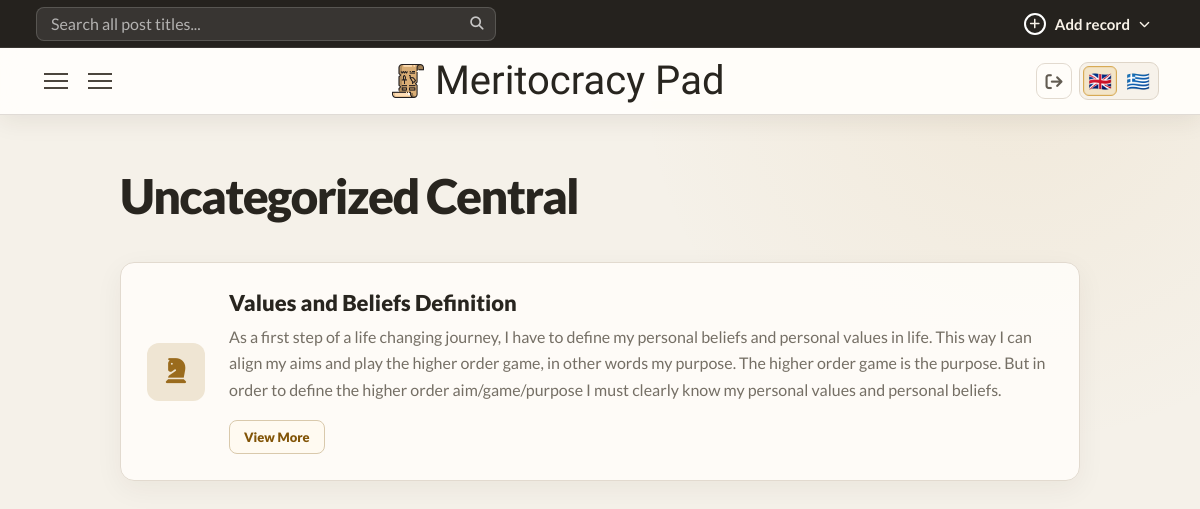
The page /cnicou/centralpoints/category/uncategorized (signed in) on the database its author committed.
### core/models.py (models this page shows, shortened)
class BaseCategory(UserOwnedModel):
    name = models.CharField(max_length=255)
    slug = models.SlugField(blank=True)
    class Meta:
        abstract = True
        constraints = [
            models.UniqueConstraint(
                fields=("user", "slug"),
                name="unique_%(class)s_user_slug",
            )
        ]

class CentralPointCategory(BaseCategory):
    pass

class UserOwnedModel(models.Model):
    user = models.ForeignKey(
        settings.AUTH_USER_MODEL,
        on_delete=models.CASCADE,
        related_name="%(class)s_records",
        null=True,
        blank=True,
    )
    class Meta:
        abstract = True
        constraints = [
            models.UniqueConstraint(
                fields=("user", "slug"),
                name="unique_%(class)s_user_slug",
            )
        ]

class CentralPoint(UserOwnedModel):
    title = models.CharField(max_length=255)
    slug = models.SlugField(blank=True)
    created_at = models.DateTimeField(auto_now_add=True)
    content = CKEditor5Field('Content', config_name='extends')  # or 'default'
    category = models.ForeignKey(
        CentralPointCategory,
        on_delete=models.CASCADE,
        related_name="centralpoints_by_category",
        null=True
    )
    subcategory = models.ForeignKey(
        CentralPointSubcategory,
        on_delete=models.CASCADE,
        related_name="centralpoints_by_subcategory",
        blank=True,
        null=True
    )
    tags = models.ManyToManyField(
        CentralPointTag,
        related_name="centralpoints_by_tag",
        blank=True
    )

### core/views.py (the view)
# urls.py: path("centralpoints/category/<slug:slug>",views.centralpoint_category,name="centralpoint_category"),
@workspace_login_required
def centralpoint_category(request,slug):
    article_categories = taxonomy_for_user(CentralPointCategory, request.user)
    article_category = get_object_or_404(CentralPointCategory, slug=slug, user=request.user)
    article_tags = taxonomy_for_user(CentralPointTag, request.user)
    articles = records_for_user(CentralPoint, request.user).filter(category=article_category).order_by("-created_at")
    paginator = Paginator(articles, 6) # Show 9 per page.
    page_number = request.GET.get('page')
    page_obj = paginator.get_page(page_number)
    for category in article_categories:
        category.sub_categories = category.subcategories.filter(user=request.user)
    return render(request,"core/categories/centralpoint-category.html",{
        "page_obj":page_obj,
        "article_category":article_category,
        "article_categories":article_categories,
        "article_tags":article_tags,
    })

### core/context_processors.py (called while the page is built)
def workspace_record_type(request):
    match = getattr(request, "resolver_match", None)
    if match is None:
        return {}
    record_type = match.kwargs.get("record_type")
    if not record_type:
        url_name = match.url_name or ""
        record_type = "article" if url_name == "index" else url_name.split("_", 1)[0]
    if record_type not in WORKSPACE_RECORD_TYPES:
        return {}
    return {"workspace_record_type": record_type}

### core/taxonomy.py (called while the page is built)
def default_category_first(queryset):
    return queryset.annotate(
        _default_category_order=Case(
            When(slug=DEFAULT_CATEGORY_SLUG, then=Value(0)),
            default=Value(1),
            output_field=IntegerField(),
        )
    ).order_by("_default_category_order", "name")

def is_category_model(model):
    return issubclass(model, BaseCategory)

### core/views.py (called while the page is built)
def records_for_user(model, user):
    return model.objects.filter(user=user)

def taxonomy_for_user(model, user):
    queryset = model.objects.filter(user=user)
    if is_category_model(model):
        return default_category_first(queryset)
    return queryset.order_by("name")

def workspace_login_required(view):
    @wraps(view)
    def workspace_view(request, *args, username=None, **kwargs):
        if username != request.user.username:
            raise Http404
        return view(request, *args, **kwargs)
    return login_required(workspace_view)

### core/templates/core/categories/centralpoint-category.html (shortened to what this page needs)
{% extends 'core/base.html' %}
{% block main %}
<div class="grid">
    <div class="grid-right">
        <div class="grid-right-wraper">
            <h1 class="post-type-title">{{article_category.name}} Central</h1>
            {% for article in page_obj %}
                <article class="preview">
                    <div class="icon">
                        <i class="fa-solid fa-chess-knight"></i>
                    </div>
                    <div class="content">
                        <h2>{{article.title}}</h2>
                        <p>{{article.content | safe | striptags | truncatewords:70 }}</p>
                        <a class="view-single-btn" href="{% url 'centralpoint_single' request.user.username article.slug %}">View More</a>
                    </div>
                </article>
            {% empty %}
                <p class="no-entries">No entries yet to show...</p>
            {% endfor %}
    </div>
    </div>
</div>
{% endblock %}

### rows shown on the page
CentralPointCategory: name "Uncategorized"
CentralPoint: title "Values and Beliefs Definition", content "As a first step of a life changing journey, I have to define my personal beliefs and personal values in life. This way I can align my aims and play the higher order game, in other words my purpose. The higher order game is the purpose. But in order to define the higher order aim/game/purpose I must clearly know my personal values and personal beliefs."
